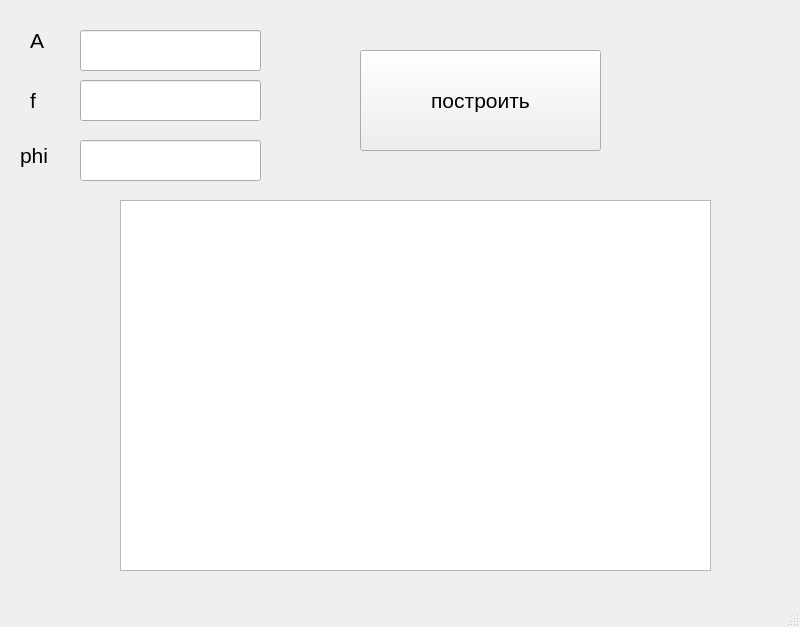
<?xml version="1.0" encoding="UTF-8"?>
<ui version="4.0">
 <class>MainWindow</class>
 <widget class="QMainWindow" name="MainWindow">
  <property name="geometry">
   <rect>
    <x>0</x>
    <y>0</y>
    <width>800</width>
    <height>627</height>
   </rect>
  </property>
  <property name="windowTitle">
   <string>MainWindow</string>
  </property>
  <widget class="QWidget" name="centralwidget">
   <widget class="QLabel" name="label">
    <property name="geometry">
     <rect>
      <x>30</x>
      <y>20</y>
      <width>121</width>
      <height>41</height>
     </rect>
    </property>
    <property name="font">
     <font>
      <pointsize>16</pointsize>
     </font>
    </property>
    <property name="text">
     <string>А</string>
    </property>
   </widget>
   <widget class="QLabel" name="label_2">
    <property name="geometry">
     <rect>
      <x>30</x>
      <y>80</y>
      <width>101</width>
      <height>41</height>
     </rect>
    </property>
    <property name="font">
     <font>
      <pointsize>16</pointsize>
     </font>
    </property>
    <property name="text">
     <string>f</string>
    </property>
   </widget>
   <widget class="QLabel" name="label_3">
    <property name="geometry">
     <rect>
      <x>20</x>
      <y>130</y>
      <width>111</width>
      <height>51</height>
     </rect>
    </property>
    <property name="font">
     <font>
      <pointsize>16</pointsize>
     </font>
    </property>
    <property name="text">
     <string>phi</string>
    </property>
   </widget>
   <widget class="QPushButton" name="btn">
    <property name="geometry">
     <rect>
      <x>360</x>
      <y>50</y>
      <width>241</width>
      <height>101</height>
     </rect>
    </property>
    <property name="font">
     <font>
      <pointsize>16</pointsize>
     </font>
    </property>
    <property name="text">
     <string>построить</string>
    </property>
   </widget>
   <widget class="QLineEdit" name="lna">
    <property name="geometry">
     <rect>
      <x>80</x>
      <y>30</y>
      <width>181</width>
      <height>41</height>
     </rect>
    </property>
   </widget>
   <widget class="QLineEdit" name="lnf">
    <property name="geometry">
     <rect>
      <x>80</x>
      <y>80</y>
      <width>181</width>
      <height>41</height>
     </rect>
    </property>
   </widget>
   <widget class="QLineEdit" name="lnphi">
    <property name="geometry">
     <rect>
      <x>80</x>
      <y>140</y>
      <width>181</width>
      <height>41</height>
     </rect>
    </property>
   </widget>
   <widget class="QGraphicsView" name="graphicsView">
    <property name="geometry">
     <rect>
      <x>120</x>
      <y>200</y>
      <width>591</width>
      <height>371</height>
     </rect>
    </property>
   </widget>
  </widget>
  <widget class="QMenuBar" name="menubar">
   <property name="geometry">
    <rect>
     <x>0</x>
     <y>0</y>
     <width>800</width>
     <height>26</height>
    </rect>
   </property>
  </widget>
  <widget class="QStatusBar" name="statusbar"/>
 </widget>
 <resources/>
 <connections/>
</ui>
